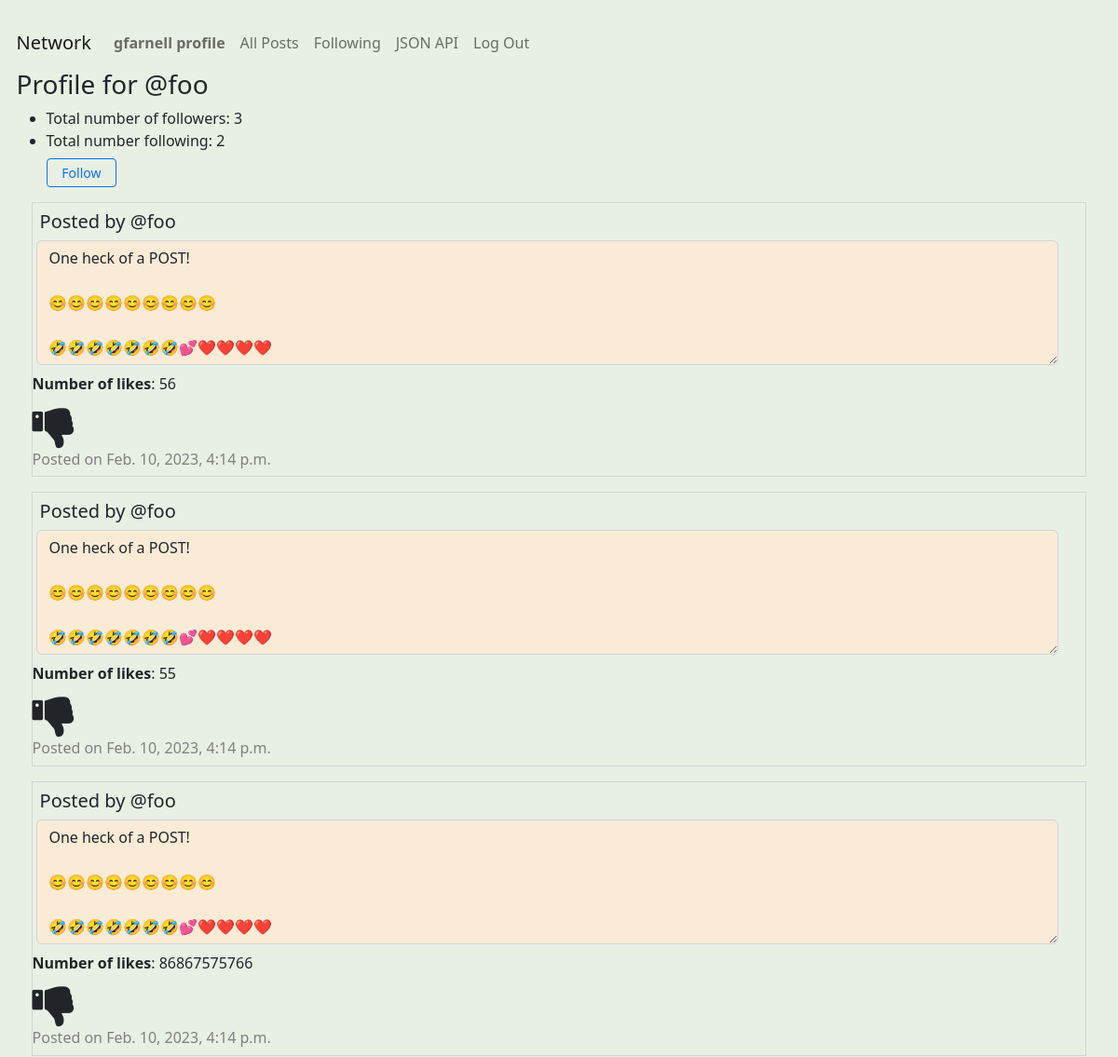
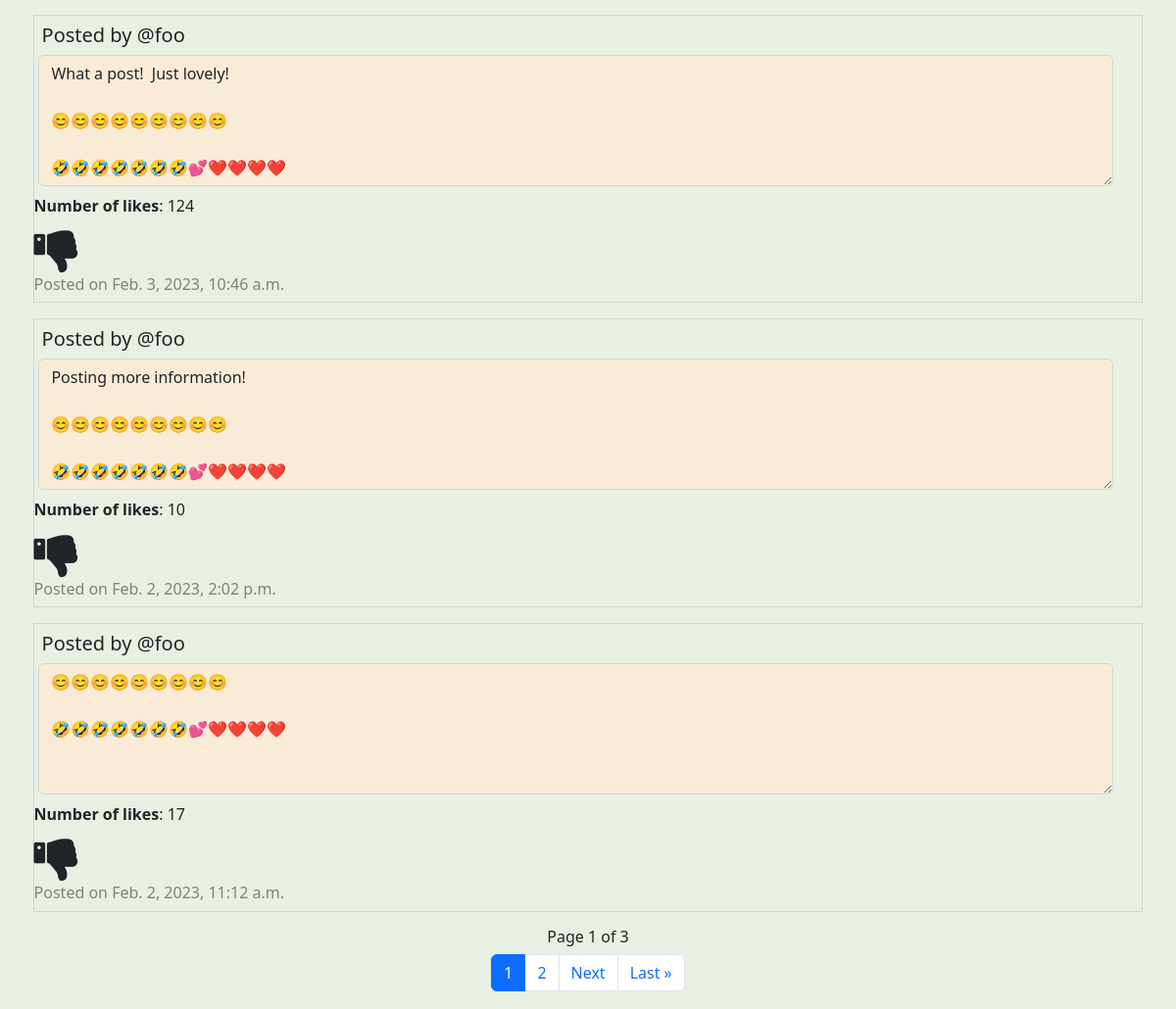
Page /profile/@foo (signed in) on the committed database (2 pictures, top to bottom).
### network/models.py (models this page shows)
class User(AbstractUser):
    pass
    def __str__(self) -> str:
        return f"User Name: {self.username} - User ID: {self.id}"

class Posts(models.Model):
    creator = models.ForeignKey(
        User, on_delete=models.PROTECT, related_name="get_creator", blank=False)
    content = models.TextField(max_length=600)
    createdDate = models.DateTimeField(auto_now_add=True)
    likedUser = models.ManyToManyField(
        User, related_name="get_liked_users", blank=True)
    numberLikes = models.PositiveIntegerField(blank=True, default=0)

### network/views.py (the view)
# urls.py: path("profile/<str:username>", views.getProfile, name="getProfile"),
@login_required
def getProfile(request, username):
    print("In getProfile")
    user_id = request.user.id
    user_name = request.user.username
    print(username)
    user = User.objects.get(username=username)
    print(user.id)
    profileUser = user.id
    try:
        isFollowing = getFollowingFlag(request, username)
    except:
        print("This user is following no one!")
        isFollowing = False
    try:
        posts = Posts.objects.filter(creator=profileUser)
        postsUser = posts.order_by('-createdDate')
        postsPagination = postsUser
        paginator = Paginator(postsPagination, 2)
        page_number = request.GET.get('page', '1')
        page_obj = paginator.get_page(page_number)
        noListings = False
    except Posts.DoesNotExist:
        print("blah")
        noListings = True
    try:
        follow = Follow.objects.get(followUser=profileUser)
        followObject = True
    except:
        Follow.DoesNotExist
        followObject = False
    if followObject != False:
        countFollowers = follow.followers.all().count()
    else:
        countFollowers = 0
    if followObject == True:
        followers = follow.followers.all()
    if followObject == True:
        countFollowing = follow.following.all().count()
    else:
        countFollowing = 0
    if followObject == True:
        following = follow.following.all()
    likeList = returnlikeList(request)
    if followObject == False:
        return render(request, "network/profile.html", {"page_obj": page_obj, "noListings": noListings, "postings": postsUser, "countFollowers": countFollowers, "countFollowing": countFollowing, "isFollowing": isFollowing})
    else:
        return render(request, "network/profile.html", {"page_obj": page_obj, "noListings": noListings, "postings": postsUser, "countFollowers": countFollowers, "countFollowing": countFollowing, "username": username, "isFollowing": isFollowing, "likeList": likeList})

### network/views.py (called while the page is built)
@login_required
def returnlikeList(request):
    user_id = request.user.id
    likedUser = Posts.objects.filter(likedUser=user_id)
    print(likedUser)
    likeList = []
    for like in likedUser:
        currentObject = User.objects.get(id=user_id)
        print(currentObject.id)
        print(like.id)
        likeList.append(like.id)
    return likeList

### network/templates/network/profile.html (shortened to what this page needs)
{% extends "network/layout.html" %}
{% load static %}
{% block body %}
<div id="post-view">
    <h3>Profile for {{username}}</h3>
    <ul>
        <li>Total number of followers: {{countFollowers}}</li>
        <li>Total number following: {{countFollowing}}</li>
        {% if isFollowing %}
        <button class="btn btn-sm btn-outline-primary unfollow" id="unfollowButton"
            onclick="followUnfollowUser('{{username}}', '{{user.username}}')">Unfollow</button>
        {% elif isFollowing == None %}
        {% else %}
        <button class="btn btn-sm btn-outline-primary follow" id="followButton"
            onclick="followUnfollowUser('{{username}}', '{{user.username}}')">Follow</button>
        {% endif %}
    </ul>
    <div>
        {% for post in postings %}
        <div class="post{{forloop.counter0}}">
            <h5 class="creator">Posted by {{post.creator.username}}</a></h5><textarea
                class="form-control content{{forloop.counter0}}" id="readonlyContent{{forloop.counter0}}" rows="5"
                readonly="true">{{post.content}}</textarea>
            <p id="numberLikes{{forloop.counter0}}" class="numberLikes{{forloop.counter0}}"><strong>Number of
                    likes</strong>: {{post.numberLikes}}</p>
            {% if post.id in likeList and post.creator.username != user.username %}
            <i class="fa fa-thumbs-up {{forloop.counter0}}" id="thumbsUp{{forloop.counter0}}" aria-hidden="true"
                onclick="likePost('{{post.id}}', '{{post.creator.username}}', '{{user.username}}')"></i>
            {% elif post.id not in likeList and post.creator.username != user.username %}
            <i class="fa fa-thumbs-down {{forloop.counter0}}" id="thumbsDown{{forloop.counter0}}" aria-hidden="true"
                onclick="likePost('{{post.id}}', '{{post.creator.username}}', '{{user.username}}')"></i>
            {% endif %}
            <p class="timestamp{{forloop.counter0}}">Posted on {{post.createdDate}}</p>
        </div>
        {% empty %}
        <h5>This user does not have any posts.</h5>
        {% endfor %}
        <nav aria-label="Page navigation">
            <div class="Djangopagination">
                <h6 class="paginationNumberPages"> Page {{ page_obj.number }} of {{ page_obj.paginator.num_pages }}</h6>
                <ul class="pagination justify-content-center">
                    <li class="page-item active" aria-current="page"><a class="page-link" href="?page={{ page_obj.number }}">{{ page_obj.number }}</a></li>
                    {% if page_obj.has_next %}
                    <li class="page-item"><a class="page-link" href="?page={{ page_obj.next_page_number }}">{{page_obj.next_page_number }}</a></li>
                    {% endif %}
                    {% if page_obj.has_next %}
                    <li class="page-item"><a class="page-link" href="?page={{ page_obj.next_page_number }}">Next</a>
                    </li>
                    <li class="page-item"><a class="page-link" href="?page={{ page_obj.paginator.num_pages }}">Last
                            &raquo;</a></li>
                    {% endif %}
                </ul>
            </div>
        </nav>
        {% endblock %}

### network/templates/network/layout.html (shortened to what this page needs)
{% load static %}
<!DOCTYPE html>
<html lang="en" style="background-color: #e8f0e3;">
<head>
    <link href="https://cdn.jsdelivr.net/npm/bootstrap@5.2.3/dist/css/bootstrap.min.css" rel="stylesheet">
    <link rel="stylesheet" href="https://cdnjs.cloudflare.com/ajax/libs/font-awesome/4.7.0/css/font-awesome.min.css">
    <link href="{% static 'network/styles.css' %}" rel="stylesheet">
</head>
<body>
    <nav class="navbar navbar-expand-lg navbar-light bg-light" id="nav-bar">
        <a class="navbar-brand" href="{% url 'index' %}">Network</a>
        <div>
            <ul class="navbar-nav mr-auto">
                {% if user.is_authenticated %}
                <li class="nav-item">
                    <a class="nav-link" id="djangoProfile" href="{% url 'getProfile' user.username %}"><strong>{{ user.username }} profile</strong></a>
                </li>
                <li class="nav-item">
                    <a class="nav-link" id="djangoAllPosts" href="{% url 'djangoAllPosts' %}">All Posts</a>
                </li>
                {% endif %}
                {% if user.is_authenticated %}
                <li class="nav-item">
                    <a class="nav-link" id="djangoFollowing" href="{% url 'getFollowing' %}">Following</a>
                </li>
                <li class="nav-item">
                    <a class="nav-link" id="jsonbuttons" href="{% url 'viewJSON' %}">JSON API</a>
                </li>
                <li class="nav-item">
                    <a class="nav-link" href="{% url 'logout' %}">Log Out</a>
                </li>
                {% endif %}
            </ul>
        </div>
    </nav>
    <div class="body">
        {% block body %}
        {% endblock %}
    </div>
</body>
</html>

### network/static/network/styles.css (style rules this page uses)
body { margin: 1.1em; background-color: #e8f0e3; }
a { text-decoration: none; }
#post-view { background-color: #e8f0e3; }
.form-control { margin: 0.3em; }
#nav-bar { background-color: #e8f0e3 !important; }
p { margin-bottom: 0.4rem; }
.paginationNumberPages { justify-content: center; display: flex; }
.creator { margin: 0.4em; }
.fa { font-size: 50px; cursor: pointer; user-select: none; }
[class*="post"] { margin: 1em; border-style: solid; border-width: thin; border-color: lightgray; }
[class*="timestamp"] { color: grey; }
[id*="readonlyContent"] { margin-bottom: 0.5em; background-color: antiquewhite; width: 97%; }
[class*="follow"] { display: flex; width: 5.4em; margin-top: 7px; margin-bottom: 6px; align-items: center; justify-content: center; }

### rows in the picture
User: username "gfarnell"
User: username "@foo"
Posts: creator.username "@foo", content "One heck of a POST! 😊😊😊😊😊😊😊😊😊 🤣🤣🤣🤣🤣🤣🤣💕❤️❤️❤️❤️", numberLikes "56", createdDate "Feb. 10, 2023, 4:14 p.m."
Posts: creator.username "@foo", content "One heck of a POST! 😊😊😊😊😊😊😊😊😊 🤣🤣🤣🤣🤣🤣🤣💕❤️❤️❤️❤️", numberLikes "55", createdDate "Feb. 10, 2023, 4:14 p.m."
Posts: creator.username "@foo", content "One heck of a POST! 😊😊😊😊😊😊😊😊😊 🤣🤣🤣🤣🤣🤣🤣💕❤️❤️❤️❤️", numberLikes "86867575766", createdDate "Feb. 10, 2023, 4:14 p.m."
Posts: creator.username "@foo", content "What a post! Just lovely! 😊😊😊😊😊😊😊😊😊 🤣🤣🤣🤣🤣🤣🤣💕❤️❤️❤️❤️", numberLikes "124", createdDate "Feb. 3, 2023, 10:46 a.m."
Posts: creator.username "@foo", content "Posting more information! 😊😊😊😊😊😊😊😊😊 🤣🤣🤣🤣🤣🤣🤣💕❤️❤️❤️❤️", numberLikes "10", createdDate "Feb. 2, 2023, 2:02 p.m."
Posts: creator.username "@foo", content "😊😊😊😊😊😊😊😊😊 🤣🤣🤣🤣🤣🤣🤣💕❤️❤️❤️❤️", numberLikes "17", createdDate "Feb. 2, 2023, 11:12 a.m."

### other values in the picture
{{ countFollowers }} "3"
{{ countFollowing }} "2"
{{ page_obj.number }} "1"
{{ page_obj.paginator.num_pages }} "3"
{{ page_obj.next_page_number }} "2"
